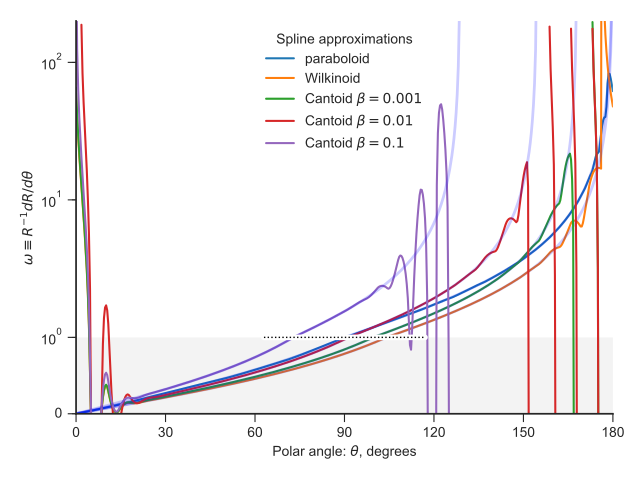

Source code (Python):
import sys
import numpy as np
from matplotlib import pyplot as plt
import seaborn as sns
from bow_projection import (omega, paraboloid_R_theta,
                            wilkinoid_R_theta, cantoid_R_theta,
                            Spline_R_theta_from_function)

figfile = sys.argv[0].replace('.py', '.pdf')

sns.set_style('ticks')
fig, ax = plt.subplots()

th = np.linspace(0.0, np.pi, 501)
th_dg = np.degrees(th)

for label, func, pars, ngrid, epsilon in [
        ["paraboloid", paraboloid_R_theta, (), 301, 1e-3],
        ["Wilkinoid", wilkinoid_R_theta, (), 101, 1e-6],
        [r"Cantoid $\beta = 0.001$", cantoid_R_theta, (0.001,), 101, 1e-6],
        [r"Cantoid $\beta = 0.01$", cantoid_R_theta, (0.01,), 101, 1e-6],
        [r"Cantoid $\beta = 0.1$", cantoid_R_theta, (0.1,), 101, 1e-6],
]:
    spline_func = Spline_R_theta_from_function(
        ngrid=ngrid, epsilon=epsilon,
        shape_func=func, shape_func_pars=pars)
    ax.plot(th_dg, omega(th, spline_func), label=label)
    ax.plot(th_dg, omega(th, func, *pars), color='b', alpha=0.2, lw=2, label='_nolabel_')

ax.legend(title=r"Spline approximations")
ax.axhline(1.0, xmin=0.35, xmax=0.65, color='white', lw=4, zorder=100)
ax.axhline(1.0, xmin=0.35, xmax=0.65, color='k', lw=1, ls=':', zorder=101)
ax.axhspan(0.0, 1.0, color='k', alpha=0.05, ec='none')
ax.set_yscale('symlog', linthreshy=1.0, linscaley=0.5)
ax.set(
    xlabel=r"Polar angle: $\theta$, degrees",
    ylabel=r"$\omega \equiv R^{-1} d R / d \theta$",
    xlim=[0, 180],
    ylim=[0.0, 2e2],
    xticks=[0, 30, 60, 90, 120, 150, 180],
)
sns.despine()
fig.tight_layout()
fig.savefig(figfile)
print(figfile, end='')
